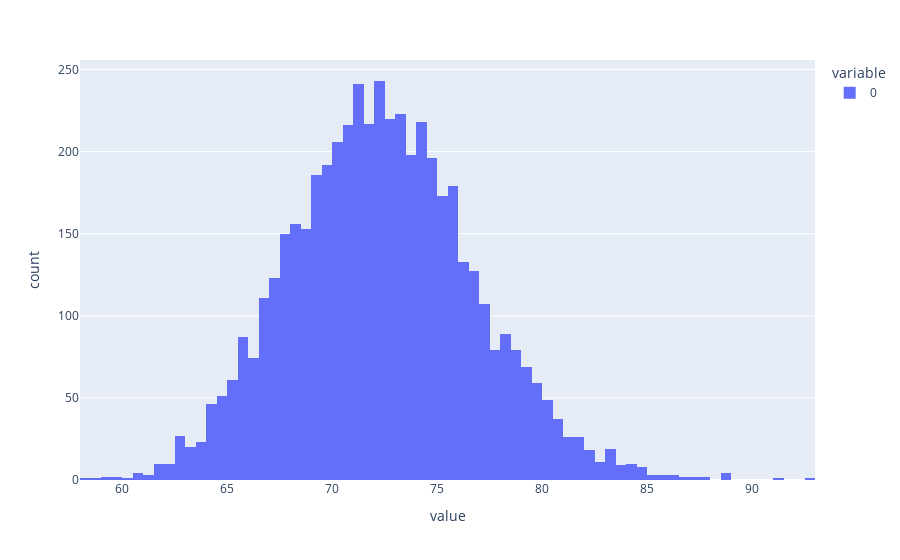

The notebook cell this image was saved under:
### Markdown cell above
Wenig überraschend erhalten wir jedes Mal, wenn wir eine weitere Stichprobe nehmen, einen anderen Stichprobenmittelwert. Es ist nützlich, ein Gefühl dafür zu bekommen, wie viel Variabilität wir erwarten sollten, wenn wir den Mittelwert der Grundgesamtheit auf diese Weise schätzen. Die Verteilung der Stichprobenmittelwerte, die so genannte *Stichprobenverteilung*, kann uns helfen, diese Variabilität zu verstehen. Da wir in dieser Übung Zugang zur Grundgesamtheit haben, können wir die Stichprobenverteilung für den Stichprobenmittelwert erstellen, indem wir die oben genannten Schritte viele Male wiederholen. Hier erzeugen wir 5000 Stichproben und berechnen den Mittelwert jeder einzelnen Stichproben.

### Code cell
sample_means50 = [wfl.sample(50).mean() for i in range(0, 5000)]

px.histogram(sample_means50)

### Figure 1 — Plotly figure (JSON) as saved in the notebook; plotly's stock layout.template omitted (floating-point values rounded to 4 significant figures; data arrays with more than 128 entries replaced by an {"elided": "..."} marker saying what was removed)
{"data": [{"alignmentgroup": "True", "bingroup": "x", "hovertemplate": "variable=0<br>value=%{x}<br>count=%{y}<extra></extra>", "legendgroup": "0", "marker": {"color": "#636efa", "pattern": {"shape": ""}}, "name": "0", "offsetgroup": "0", "orientation": "v", "showlegend": true, "type": "histogram", "x": {"elided": "5000 float values"}, "xaxis": "x", "yaxis": "y"}], "layout": {"autosize": true, "barmode": "relative", "legend": {"title": {"text": "variable"}, "tracegroupgap": 0}, "margin": {"t": 60}, "xaxis": {"anchor": "y", "autorange": true, "domain": [0, 1], "range": [58, 93], "title": {"text": "value"}, "type": "linear"}, "yaxis": {"anchor": "x", "autorange": true, "domain": [0, 1], "range": [0, 255.8], "title": {"text": "count"}}}}
